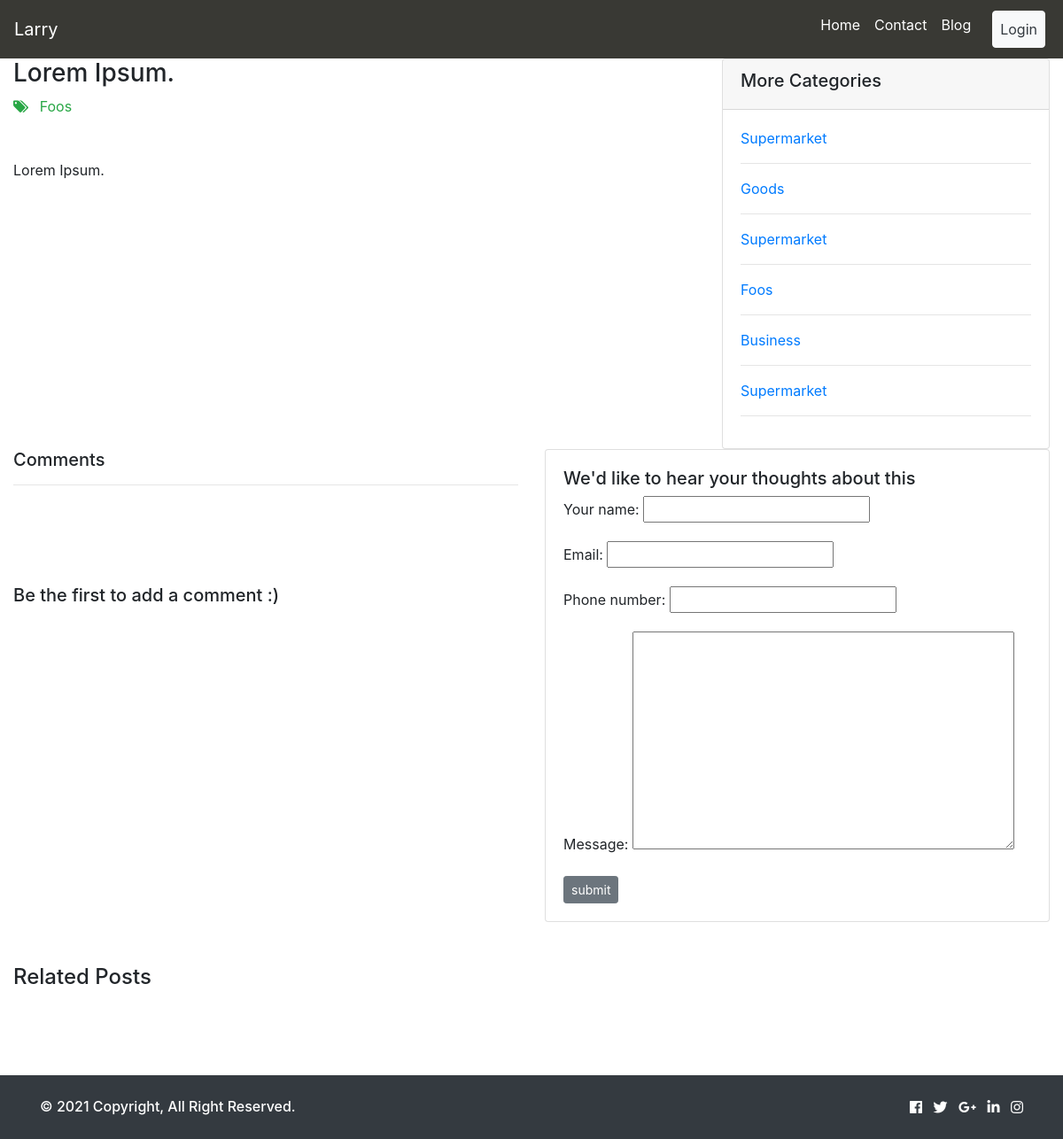
Page /posts/details/5 on the earlier database version.
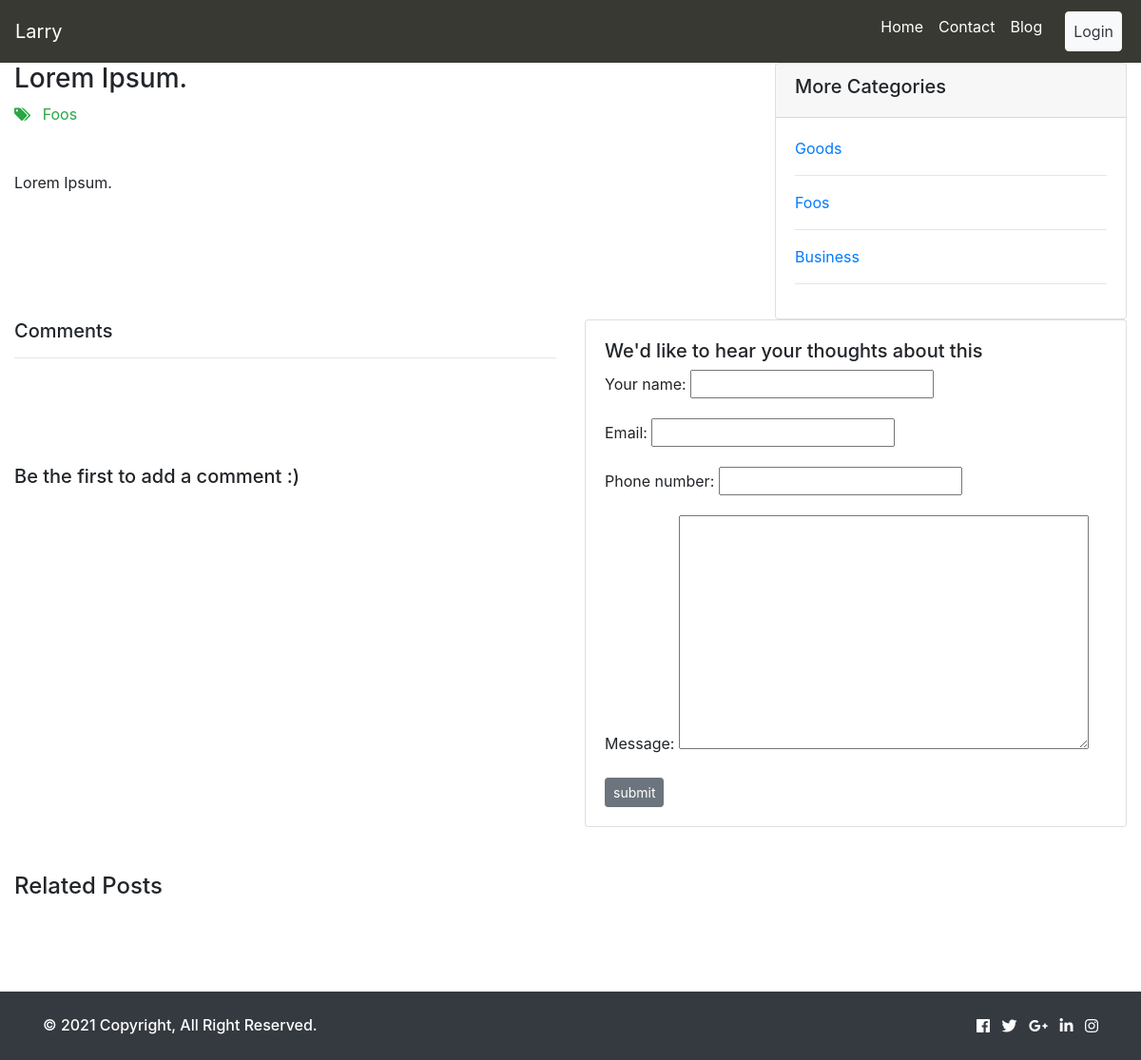
Same page on the later database version.
### blog/models.py (models this page shows)
class Category(models.Model):
    name = models.CharField(max_length = 50)
    views = models.IntegerField(default = 0,blank=True)
    slug = models.TextField(null=True,blank=True)
    created_at = models.DateTimeField(auto_now_add=True)
    updated_at = models.DateTimeField(auto_now=True)
    class Meta:
        verbose_name_plural = 'Categories'
    def __str__(self):
        return self.name

### blog/views.py (the view)
# urls.py: path('posts/details/<id>',views.getPostDetails,name="post_detail"),
def getPostDetails(request,id):
    our_post = Post.objects.get(pk = id)
    our_post.views += 1
    our_post.save()
    our_post.Category.views += 1
    our_post.Category.save()
    context = {
        'post' : our_post,
        'categories': Category.objects.all(),
        'posts' : Post.objects.filter(Category = our_post.Category).exclude(pk = our_post.id),
        'commentForm' : CommentForm(),
        'comments' : Comment.objects.filter(post = our_post.id )
    }
    return render(request, "blog/post-detail.html", context)

### blog/forms.py
class CommentForm(forms.Form):
    name = forms.CharField(label='Your name',max_length=100)
    email = forms.EmailField(max_length=100)
    phone_number =  forms.CharField(widget=forms.NumberInput)
    message = forms.CharField(widget= forms.Textarea)

### blog/templates/blog/post-detail.html (shortened to what this page needs)
{% extends 'blog/base.html'%}
{% block 'content' %}
<div  class="container-fluid">
    <div class=" row">
        <div class="col-lg-8">
            <h3 class=""> {{post.tittle}} </h3>
            <p class="text-main text-success"><i class="fa fa-tags mr-2 text-success "></i> {{post.Category}} </p>
            <p class="my-5"> {{post.message}} </p>
        </div>
        <div class="col-lg-4 d-lg-block d-none">
            <div class="card">
                <div class="card-header">
                    <h5>More Categories</h5>
                </div>
                <div class="card-body">
                    {% for category in categories %}
                    <a href="{% url 'category_posts' category.id%}"> {{category}} </a>
                    <hr>
                    {% endfor %}
                </div>
            </div>
        </div>
        <div class="col-lg-6 col-md-6 col-sm-12">
            <h5>Comments</h5>
            <hr>
            {% if not comments %}
            <img src="" class="img-fluid p-5 ">
            <h5>Be the first to add a comment :)</h5>
            {% endif %}
        </div>
        <div class="col-lg-6 col-md-6 col-sm-12">
            <div class="card">
                <div class="card-body">
                    <h5>We'd like to hear your thoughts about this</h5>
                    <form action=" {% url 'save_comment' post.id %} " method="POST">
                        {{commentForm.as_p}}
                        <button type="submit" class="btn btn-secondary btn-sm">submit</button>
                    </form>
                </div>
            </div>
        </div>
    </div>
    <h4 class="mt-5 mb-3 ">Related Posts</h4>
</div>
{% endblock %}

Differences in the rows shown:
removed Category: name "Supermarket"
removed Category: name "Supermarket"
removed Category: name "Supermarket"
